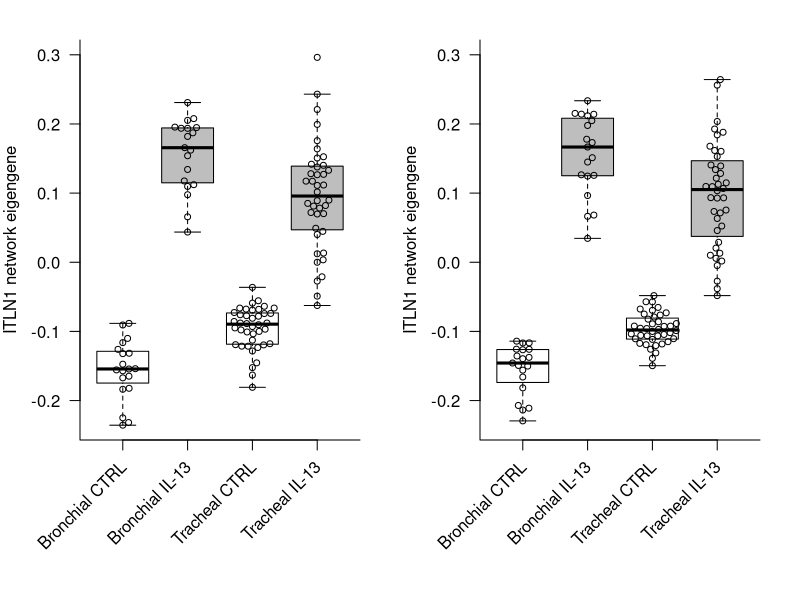

R code for this plot:
library(tidyverse)
library(openxlsx)
library(beeswarm)



#============================================================================#
#   Read in T2 network eigengenes for bronchial and tracheal datasets        #
#============================================================================#

#Bring in brown T2 network eigengenes (bronch) for the bronch dataset
eig_brown_bronch<-read.table("Data/eig_brown_bronch.txt",header=T,row.names=1)

#Bring in brown T2 network eigengenes (bronch) for the trach dataset
eig_brown_trach<-read.table("Data/eig_brown_trach.txt",header=T,row.names=1)

#Bring in purple T2 network eigengenes (trach) for the bronch dataset
eig_purple_bronch<-read.table("Data/eig_purple_bronch.txt",header=T,row.names=1)

#Bring in purple T2 network eigengenes (trach) for the trach dataset
eig_purple_trach<-read.table("Data/eig_purple_trach.txt",header=T,row.names=1)

#Combine into one table
eigs<-rbind(data.frame("eig"=eig_brown_bronch[,1],"comparison"=paste("Bronch_brown",sapply(strsplit(rownames(eig_brown_bronch),"_"),
	function(x)x[2]),sep="_"),row.names=rownames(eig_brown_bronch)),
	data.frame("eig"=eig_brown_trach[,1],"comparison"=paste("Trach_brown",gsub("CTL","BSA",sapply(strsplit(rownames(eig_brown_trach),"\\."),
	function(x)x[2])),sep="_"),row.names=rownames(eig_brown_trach)),
	data.frame("eig"=eig_purple_bronch[,1],"comparison"=paste("Bronch_purple",sapply(strsplit(rownames(eig_purple_bronch),"_"),
	function(x)x[2]),sep="_"),row.names=rownames(eig_purple_bronch)),
	data.frame("eig"=eig_purple_trach[,1],"comparison"=paste("Trach_purple",gsub("CTL","BSA",sapply(strsplit(rownames(eig_purple_trach),"\\."),
	function(x)x[2])),sep="_"),row.names=rownames(eig_purple_trach)))
eigs$comparison<-factor(eigs$comparison,levels=c("Bronch_brown_BSA","Bronch_brown_IL13","Trach_brown_BSA","Trach_brown_IL13",
	"Bronch_purple_BSA","Bronch_purple_IL13","Trach_purple_BSA","Trach_purple_IL13"))





#======================#
#   Make box plots     #
#======================#

#Make box plots
pdf("FigS7ab.pdf",width=8,height=5)
par(bty="l",mar=c(8,4,2,2),mfrow=c(1,2))
boxplot(eigs$eig[grep("brown",eigs$comparison)]~droplevels(eigs$comparison[grep("brown",eigs$comparison)]),las=1,ylab="ITLN1 network eigengene",names=rep("",4),
	xlab="",col=c("white","grey"),outline=F,ylim=c(min(eigs$eig),0.3))
beeswarm(eigs$eig[grep("brown",eigs$comparison)]~droplevels(eigs$comparison[grep("brown",eigs$comparison)]),method="swarm", corral="random",add=TRUE,cex=0.8)
text(x=1:4,y=par()$usr[3]-0.06*(par()$usr[4]-par()$usr[3]),labels=c("Bronchial CTRL","Bronchial IL-13",
	"Tracheal CTRL", "Tracheal IL-13"),srt=45,adj=1,xpd=T)

boxplot(eigs$eig[grep("purple",eigs$comparison)]~droplevels(eigs$comparison[grep("purple",eigs$comparison)]),las=1,ylab="ITLN1 network eigengene",names=rep("",4),
	xlab="",col=c("white","grey"),outline=F,ylim=c(min(eigs$eig),0.3))
beeswarm(eigs$eig[grep("purple",eigs$comparison)]~droplevels(eigs$comparison[grep("purple",eigs$comparison)]),method="swarm", corral="random",add=TRUE,cex=0.8)
text(x=1:4,y=par()$usr[3]-0.06*(par()$usr[4]-par()$usr[3]),labels=c("Bronchial CTRL","Bronchial IL-13",
	"Tracheal CTRL", "Tracheal IL-13"),srt=45,adj=1,xpd=T)
dev.off()










